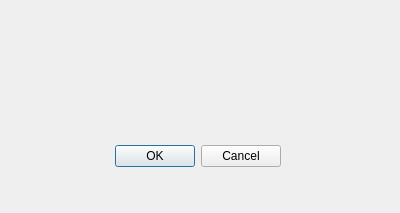
<?xml version="1.0" encoding="UTF-8"?>
<ui version="4.0">
 <class>Dialog</class>
 <widget class="QDialog" name="Dialog">
  <property name="geometry">
   <rect>
    <x>0</x>
    <y>0</y>
    <width>400</width>
    <height>213</height>
   </rect>
  </property>
  <property name="windowTitle">
   <string>Dialog</string>
  </property>
  <widget class="QDialogButtonBox" name="buttonBox">
   <property name="geometry">
    <rect>
     <x>-60</x>
     <y>140</y>
     <width>341</width>
     <height>32</height>
    </rect>
   </property>
   <property name="orientation">
    <enum>Qt::Horizontal</enum>
   </property>
   <property name="standardButtons">
    <set>QDialogButtonBox::Cancel|QDialogButtonBox::Ok</set>
   </property>
  </widget>
  <widget class="QLabel" name="err_label">
   <property name="geometry">
    <rect>
     <x>120</x>
     <y>80</y>
     <width>171</width>
     <height>20</height>
    </rect>
   </property>
   <property name="text">
    <string/>
   </property>
   <property name="alignment">
    <set>Qt::AlignCenter</set>
   </property>
  </widget>
 </widget>
 <resources/>
 <connections>
  <connection>
   <sender>buttonBox</sender>
   <signal>accepted()</signal>
   <receiver>Dialog</receiver>
   <slot>accept()</slot>
   <hints>
    <hint type="sourcelabel">
     <x>248</x>
     <y>254</y>
    </hint>
    <hint type="destinationlabel">
     <x>157</x>
     <y>274</y>
    </hint>
   </hints>
  </connection>
  <connection>
   <sender>buttonBox</sender>
   <signal>rejected()</signal>
   <receiver>Dialog</receiver>
   <slot>reject()</slot>
   <hints>
    <hint type="sourcelabel">
     <x>316</x>
     <y>260</y>
    </hint>
    <hint type="destinationlabel">
     <x>286</x>
     <y>274</y>
    </hint>
   </hints>
  </connection>
 </connections>
</ui>
